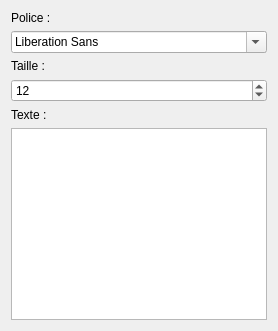
          <widget class="QWidget" name="page_3">
           <property name="sizePolicy">
            <sizepolicy hsizetype="Expanding" vsizetype="Expanding">
             <horstretch>0</horstretch>
             <verstretch>0</verstretch>
            </sizepolicy>
           </property>
           <layout class="QGridLayout" name="gridLayout">
            <item row="0" column="0">
             <layout class="QGridLayout" name="gridLayout_5">
              <property name="sizeConstraint">
               <enum>QLayout::SetDefaultConstraint</enum>
              </property>
              <item row="1" column="0">
               <layout class="QVBoxLayout" name="verticalLayout_4">
                <item>
                 <widget class="QLabel" name="label_7">
                  <property name="text">
                   <string>Taille :</string>
                  </property>
                 </widget>
                </item>
                <item>
                 <widget class="QSpinBox" name="spinBox">
                  <property name="minimum">
                   <number>1</number>
                  </property>
                  <property name="value">
                   <number>12</number>
                  </property>
                 </widget>
                </item>
               </layout>
              </item>
              <item row="0" column="0">
               <layout class="QVBoxLayout" name="verticalLayout_3">
                <item>
                 <widget class="QLabel" name="label_6">
                  <property name="text">
                   <string>Police :</string>
                  </property>
                 </widget>
                </item>
                <item>
                 <widget class="QFontComboBox" name="fontComboBox"/>
                </item>
               </layout>
              </item>
              <item row="2" column="0">
               <layout class="QVBoxLayout" name="verticalLayout_5">
                <item>
                 <widget class="QLabel" name="label_8">
                  <property name="text">
                   <string>Texte :</string>
                  </property>
                 </widget>
                </item>
                <item>
                 <widget class="QTextEdit" name="textEdit">
                  <property name="sizePolicy">
                   <sizepolicy hsizetype="Expanding" vsizetype="Maximum">
                    <horstretch>0</horstretch>
                    <verstretch>0</verstretch>
                   </sizepolicy>
                  </property>
                 </widget>
                </item>
               </layout>
              </item>
             </layout>
            </item>
           </layout>
          </widget>
